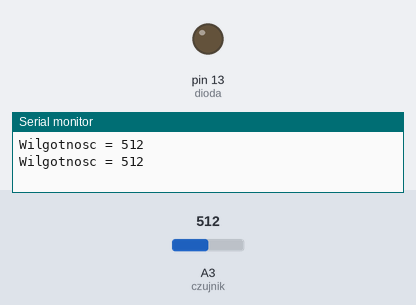
Bench run of a sketch on a simulated Arduino Uno, built with avr-gcc and run on an emulated ATmega328P. Shown: output pins drawn as LEDs (lit = HIGH), the last lines printed to the serial monitor. The inputs (shaded band) are chosen by the test bench; at power-on: A3 (czujnik) = 512.

Above: at 1.8 s.
1.9 s: A3 (czujnik) set to 684
3.4 s: A3 (czujnik) set to 719
At 5.0 s:
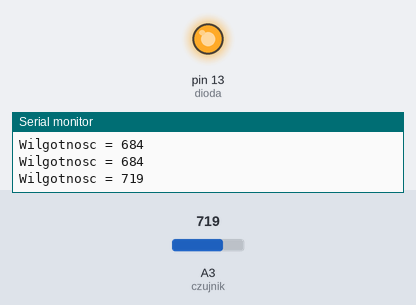
5.5 s: A3 (czujnik) set to 690
At 6.6 s:
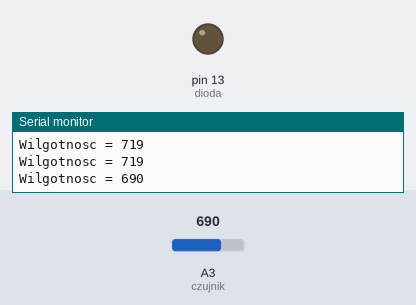
7.5 s: A3 (czujnik) set to 710
At 9.3 s:
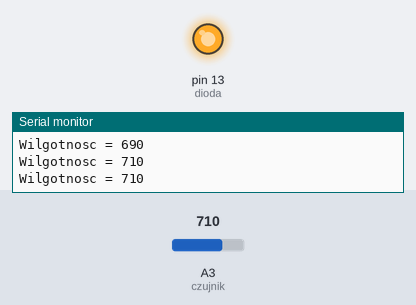
Timing chart, 0 to 10.5 s (numbered marks = the images above; inputs shaded):
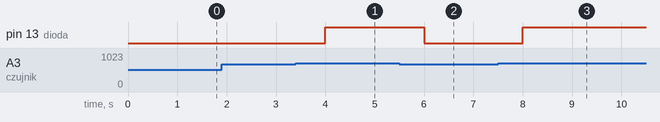

The sketch:

wilgotnosc.ino
```cpp
/*
 Name:		wilgotnosc.ino
 Created:	10/5/2016 10:43:40 PM
 Author:	phobos
*/

int dioda = 13;			// notyfikacja, kiedy wilgotno
int czujnik = 3;		// czujnik wilgotnosci
int wilgotnosc = 0;		// liczba / 0.0049V =~ napiecie na wyjsciu czujnika

// the setup function runs once when you press reset or power the board
void setup() {
	Serial.begin(9600);
	pinMode(dioda, OUTPUT);
	pinMode(czujnik, INPUT);
}

// the loop function runs over and over again until power down or reset
void loop() {
	wilgotnosc = analogRead(czujnik);
	if (wilgotnosc > 700)
	{
		digitalWrite(dioda, HIGH);		// zalaczy sie pompka
	}
	else if (wilgotnosc < 700)
	{
		digitalWrite(dioda, LOW);		// wylaczy sie pompka
	}
	Serial.print("Wilgotnosc = ");
	Serial.print(wilgotnosc);
	Serial.print("\r\n");
	delay(1000);
}
```

Measured:
- the behaviour switches between 700 and 701 on A3 (czujnik) (found by bisection; images 0 and 1)
- after the input at 3.4 s, pin 13 (dioda): LOW → HIGH after 0.60 s
- after the input at 5.5 s, pin 13 (dioda): HIGH → LOW after 0.50 s
- after the input at 7.5 s, pin 13 (dioda): LOW → HIGH after 0.50 s
